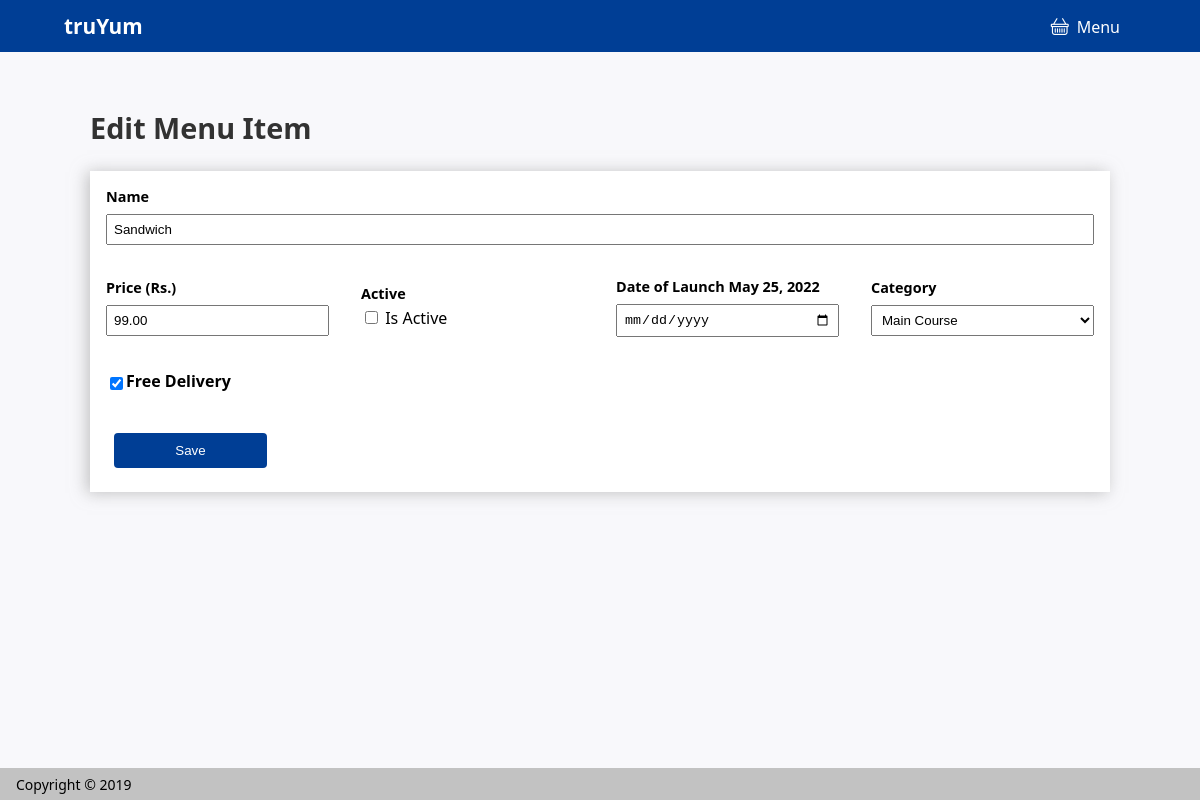
Page /menu/admin/edit/1 on the committed database.
### webapp/models.py (models this page shows, shortened)
class Menu(models.Model):
    name = models.CharField(max_length=250)
    price = models.DecimalField(max_digits=5,decimal_places=2)
    active = models.BooleanField()
    delivery_free = models.BooleanField()
    date_of_launch = models.DateField()
    category_type = models.CharField(max_length=250)
    date_created = models.DateTimeField()

### webapp/views.py (the view, shortened to what this page needs)
# urls.py: path('menu/admin/edit/<int:id>', views.edit_menu_item, name='edit'),
def edit_menu_item (request,id):
    menu_item = Menu.objects.get(id=id)
    return render(request,'edit-menu-item.html',{'menu_item':menu_item})

### templates/edit-menu-item.html (shortened to what this page needs)
{% load static %}
<!DOCTYPE html>
<html lang="en">
<head>
    <link rel="stylesheet" href="{% static 'style/style.css' %}">
    <link rel="stylesheet" href="https://cdn.jsdelivr.net/npm/bootstrap-icons@1.8.1/font/bootstrap-icons.css">
</head>
<body>
    <nav class="navbar">
        <a href="/" class="navbar-brand">tru<b>Yum</b></a>
        <ul class="navbar-menu">
            <li class="nav-item">
                <a href="/menu/admin" class="nav-link"><i class="bi bi-basket padding-right-1"></i>Menu</a>
            </li>
        </ul>
    </nav>
    <section class="menu-items-container">
        <h1 class="menu-items-header">Edit Menu Item</h1>
        <form method="POST">
            <div class="flex-container">
                <div class="form-element">
                    <label class="font-size-1"><b>Name</b></label>
                    <input type="text" placeholder="Enter Name of Product" name="name" value="{{ menu_item.name }}">
                </div>
            </div>
            <div class="flex-container">
                <div class="form-element">
                    <label class="font-size-1"><b>Price (Rs.)</b></label>
                    <input type="text" placeholder="Enter Price of Product" name="price" value="{{ menu_item.price }}">
                </div>
                <div class="form-element">
                    <label class="font-size-1"><b>Active</b></label>
                    <div class="flex-container-start">
                        <div class="margin-right-1">
                            <input type="checkbox" id="yes" name="active" {% if menu_item.active %} checked="checked" {% endif %} value="Yes">
                            <label for="yes">Is Active</label>
                        </div>
                    </div>
                </div>
                <div class="form-element">
                    <label class="font-size-1"><b>Date of Launch {{ menu_item.date_of_launch }}</b></label>
                    <input type="date" name="date_of_launch" placeholder="YYYY-MM-DD" required pattern="[0-9]{4}-[0-9]{2}-[0-9]{2}"  value={{ menu_item.date_of_launch }}>
                </div>
                <div class="form-element">
                    <label class="font-size-1"><b>Category</b></label>
                    <select name="category">
                        <option {% if menu_item.category_type == 'Main Course' %} selected="selected"{% endif %} value="Main Course">Main Course</option>
                    </select>
                </div>
            </div>
            <div class="flex-container">
                <div class="form-element flex-container-start">
                    <input type="checkbox" id="freeDelivery" name="freeDelivery"  {% if menu_item.delivery_free %} checked="checked" {% endif %}  value="Yes">
                    <label for="freeDelivery"><b>Free Delivery</b></label><br>
                </div>
            </div>
            <div class="flex-container">
                <button type="submit" class="btn-save">Save</button>
            </div>
        </form>
    </section>
    <footer class="footer">
        <span>Copyright &copy; 2019</span>
    </footer>
</body>
</html>

### static/style/style.css (style rules this page uses)
html, body { width: 100%; height: 100%; padding: 0%; margin: 0%; background-color: #F8F8FB; font-family: 'Segoe UI', Tahoma, Geneva, Verdana, sans-serif; }
.margin-right-1 { margin-right: 1rem; }
.padding-right-1 { padding-right: 0.5rem; }
.font-size-1 { font-size: 0.9rem }
.navbar { width: 100%; height: 3.25rem; background-color: #003e95; display: flex; flex-direction: row; align-items: center; justify-content: space-between; }
.navbar-brand { color: #fff; text-decoration: none; font-size: 1.3rem; font-weight: 600; padding-left: 4rem; }
.navbar-menu { list-style-type: none; margin: 0; padding: 0; overflow: hidden; padding-right: 4rem; }
.navbar-menu>li { float: left; }
.navbar-menu>li a { display: block; color: white; text-align: center; padding: 1rem; text-decoration: none; transition: 0.3s ease-in-out; }
.footer { width: 100%; height: 2rem; background-color: #c2c2c2; display: flex; flex-direction: row; align-items: center; justify-content: flex-start; position: fixed; bottom: 0%; }
.footer>span { font-family: 'Segoe UI', Tahoma, Geneva, Verdana, sans-serif; font-size: 14px; font-weight: 500; padding-left: 1rem; }
.menu-items-container { width: 85%; padding: 2rem; margin-left: auto; margin-right: auto; }
.menu-items-container>.menu-items-header { font-weight: 600; font-size: 1.8rem; color: #323232; }
.bi { font-size: 18px; }
form { background-color: #fff; box-shadow: -3px 1px 15px 0px rgba(164, 164, 164, 0.66); }
.form-element { width: 100%; display: flex; flex-direction: column; padding: 1rem; }
input { padding: 6px; margin-top: 8px; }
select { padding: 6px; margin-top: 8px; }
.flex-container { width: 100%; display: flex; flex-direction: row; align-items: center; justify-content: space-between; }
.flex-container-start { width: 100%; display: flex; flex-direction: row; align-items: center; justify-content: flex-start; }
.btn-save { margin: 1.5rem; width: 15%; height: 35px; background-color: #003e95; color: #fff; padding: 8px; border: none; border-radius: 4px; }

### rows in the picture
Menu: name "Sandwich", price "99.00", date_of_launch "May 25, 2022", category "Main Course", delivery_free "☑"
